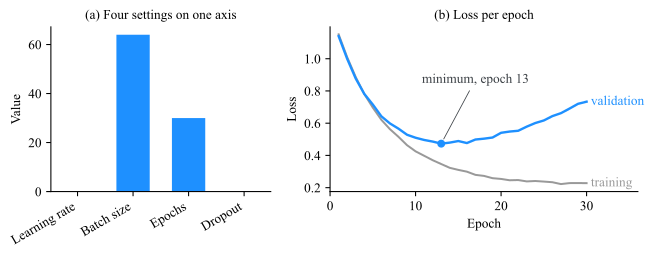

Source code (Python):
# --- Match LaTeX document: Times New Roman, 10pt, textwidth=7in ---
# Table or figure, in both directions.
# (a) Four hyperparameters drawn as bars on one axis: they share no unit and span five
#     orders of magnitude, so two bars vanish and the other two cannot be read exactly.
#     They belong in a four-row table.
# (b) Training and validation loss over 30 epochs: the question is where validation
#     stops improving, which is a shape, so it belongs in a figure. The same numbers as
#     a table hide the minimum among fifteen similar rows.
# The script prints the LaTeX rows of that table, so the table and the curve cannot drift.
import numpy as np
import matplotlib.pyplot as plt

plt.rcParams.update({
    'font.family': 'serif',
    'font.serif': ['Times New Roman'],
    'font.size': 10,
    'axes.titlesize': 10,
    'axes.labelsize': 10,
    'xtick.labelsize': 10,
    'ytick.labelsize': 10,
    'mathtext.fontset': 'cm',
})

C_TRAIN = '#999999'
C_VAL = '#1E90FF'
C_TEXT = '#3A3F44'

# --- data ---
names = ['Learning rate', 'Batch size', 'Epochs', 'Dropout']
values = np.array([3e-4, 64, 30, 0.1])

rng = np.random.default_rng(7)
epoch = np.arange(1, 31)
train = 0.22 + 1.10 * np.exp(-epoch / 6.0) + rng.normal(0, 0.004, epoch.size)
val = 0.33 + 1.00 * np.exp(-epoch / 5.0) + 0.00045 * epoch**2 \
    + rng.normal(0, 0.006, epoch.size)
best = int(np.argmin(val))

fig, axes = plt.subplots(1, 2, figsize=(7.0, 2.8),
                         gridspec_kw={'width_ratios': [1, 1.4]})

# --- (a) counterexample: four unrelated settings as bars ---
ax = axes[0]
pos = np.arange(len(names))
ax.bar(pos, values, width=0.6, color=C_VAL)
ax.set_xticks(pos)
ax.set_xticklabels(names, rotation=30, ha='right')
ax.set_ylabel('Value')
ax.set_title('(a) Four settings on one axis')
for side in ('top', 'right'):
    ax.spines[side].set_visible(False)

# --- (b) example: the loss curves, minimum marked ---
ax = axes[1]
ax.plot(epoch, train, color=C_TRAIN, lw=1.5)
ax.plot(epoch, val, color=C_VAL, lw=1.8)
ax.plot(epoch[best], val[best], 'o', color=C_VAL, ms=5)
ax.annotate(f'minimum, epoch {epoch[best]}', (epoch[best], val[best]),
            xytext=(epoch[best] + 4, 0.85), ha='center', fontsize=10, color=C_TEXT,
            arrowprops=dict(arrowstyle='-', color=C_TEXT, lw=0.6, shrinkB=4))
ax.text(epoch[-1] + 0.5, train[-1], 'training', va='center', color=C_TRAIN)
ax.text(epoch[-1] + 0.5, val[-1], 'validation', va='center', color=C_VAL)
ax.set_xlim(0, 36)
ax.set_xticks([0, 10, 20, 30])
ax.set_xlabel('Epoch')
ax.set_ylabel('Loss')
ax.set_title('(b) Loss per epoch')
for side in ('top', 'right'):
    ax.spines[side].set_visible(False)

plt.tight_layout()

basename = 'plot_table_or_figure'
plt.savefig(f'{basename}.pdf', bbox_inches='tight')
plt.savefig(f'{basename}.svg', bbox_inches='tight')
plt.savefig(f'{basename}.jpeg', dpi=300, bbox_inches='tight')
print(f'Saved {basename}.pdf, {basename}.svg, {basename}.jpeg')
print(f'validation minimum: epoch {epoch[best]}, loss {val[best]:.3f}')
print('LaTeX rows for the loss table (every second epoch):')
for e, t, v in zip(epoch[1::2], train[1::2], val[1::2]):
    print(f'\t\t{e} & {t:.3f} & {v:.3f} \\\\')
